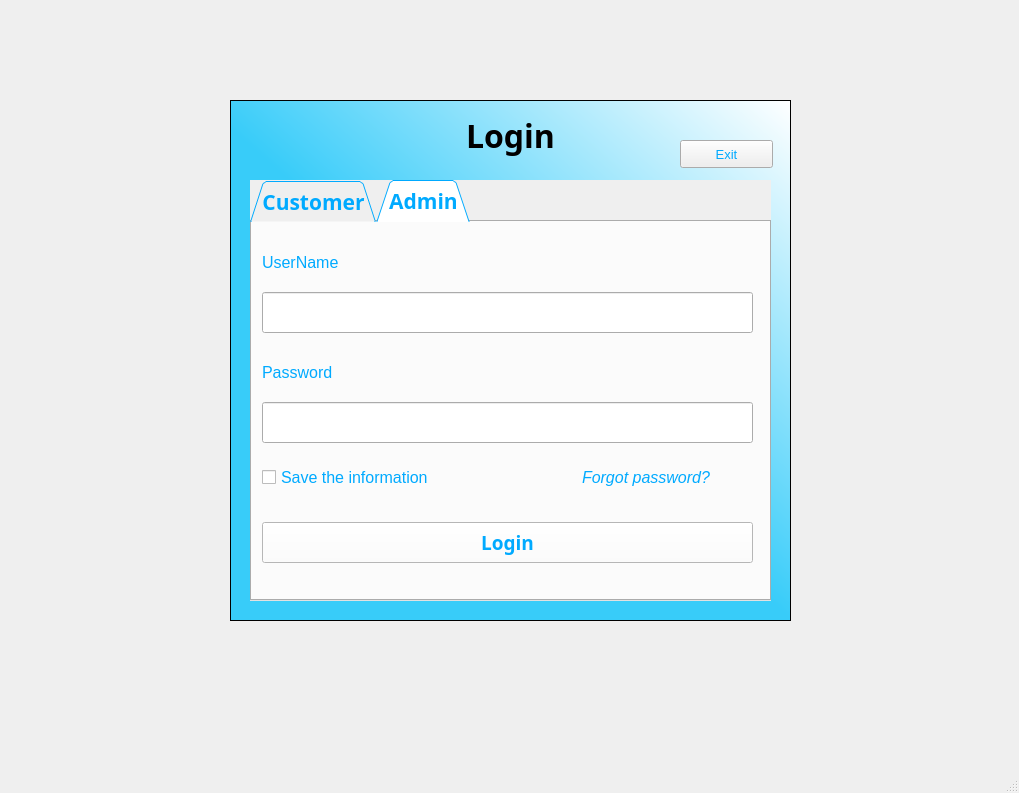
<?xml version="1.0" encoding="UTF-8"?>
<ui version="4.0">
 <class>MainWindow</class>
 <widget class="QMainWindow" name="MainWindow">
  <property name="geometry">
   <rect>
    <x>0</x>
    <y>0</y>
    <width>1019</width>
    <height>793</height>
   </rect>
  </property>
  <property name="windowTitle">
   <string>MainWindow</string>
  </property>
  <widget class="QWidget" name="centralwidget">
   <widget class="QTableWidget" name="tableWidget">
    <property name="geometry">
     <rect>
      <x>230</x>
      <y>100</y>
      <width>561</width>
      <height>521</height>
     </rect>
    </property>
    <property name="styleSheet">
     <string notr="true">background-color: qlineargradient(spread:pad, x1:0.502488, y1:0.528, x2:1, y2:0, stop:0 rgba(56, 204, 249, 255), stop:1 rgba(255, 255, 255, 255));

</string>
    </property>
   </widget>
   <widget class="QTabWidget" name="tabWidget">
    <property name="geometry">
     <rect>
      <x>250</x>
      <y>180</y>
      <width>521</width>
      <height>421</height>
     </rect>
    </property>
    <property name="maximumSize">
     <size>
      <width>16777215</width>
      <height>421</height>
     </size>
    </property>
    <property name="font">
     <font>
      <family>Segoe UI Semilight</family>
      <pointsize>16</pointsize>
      <weight>75</weight>
      <bold>true</bold>
      <stylestrategy>PreferDefault</stylestrategy>
     </font>
    </property>
    <property name="focusPolicy">
     <enum>Qt::StrongFocus</enum>
    </property>
    <property name="contextMenuPolicy">
     <enum>Qt::DefaultContextMenu</enum>
    </property>
    <property name="toolTipDuration">
     <number>-1</number>
    </property>
    <property name="accessibleDescription">
     <string/>
    </property>
    <property name="layoutDirection">
     <enum>Qt::LeftToRight</enum>
    </property>
    <property name="autoFillBackground">
     <bool>true</bool>
    </property>
    <property name="styleSheet">
     <string notr="true">color: rgb(0, 170, 255);
</string>
    </property>
    <property name="inputMethodHints">
     <set>Qt::ImhNone</set>
    </property>
    <property name="tabPosition">
     <enum>QTabWidget::North</enum>
    </property>
    <property name="tabShape">
     <enum>QTabWidget::Triangular</enum>
    </property>
    <property name="currentIndex">
     <number>1</number>
    </property>
    <property name="iconSize">
     <size>
      <width>30</width>
      <height>30</height>
     </size>
    </property>
    <property name="elideMode">
     <enum>Qt::ElideLeft</enum>
    </property>
    <widget class="QWidget" name="tabCustomer">
     <attribute name="icon">
      <iconset>
       <normaloff>images/ic_customer.png</normaloff>images/ic_customer.png</iconset>
     </attribute>
     <attribute name="title">
      <string>Customer</string>
     </attribute>
     <widget class="QLabel" name="label_2">
      <property name="geometry">
       <rect>
        <x>10</x>
        <y>10</y>
        <width>141</width>
        <height>41</height>
       </rect>
      </property>
      <property name="font">
       <font>
        <pointsize>12</pointsize>
       </font>
      </property>
      <property name="text">
       <string>UserName</string>
      </property>
     </widget>
     <widget class="QLineEdit" name="lineEditUserNameCus">
      <property name="geometry">
       <rect>
        <x>10</x>
        <y>50</y>
        <width>491</width>
        <height>41</height>
       </rect>
      </property>
      <property name="styleSheet">
       <string notr="true">color: rgb(0, 0, 0);
background-color: rgb(255, 255, 255);</string>
      </property>
     </widget>
     <widget class="QLabel" name="label_3">
      <property name="geometry">
       <rect>
        <x>10</x>
        <y>90</y>
        <width>121</width>
        <height>41</height>
       </rect>
      </property>
      <property name="font">
       <font>
        <pointsize>12</pointsize>
       </font>
      </property>
      <property name="text">
       <string>Password</string>
      </property>
     </widget>
     <widget class="QLineEdit" name="lineEditPasswordCus">
      <property name="geometry">
       <rect>
        <x>10</x>
        <y>130</y>
        <width>491</width>
        <height>41</height>
       </rect>
      </property>
      <property name="styleSheet">
       <string notr="true">background-color: rgb(255, 255, 255);
</string>
      </property>
      <property name="echoMode">
       <enum>QLineEdit::Password</enum>
      </property>
     </widget>
     <widget class="QCheckBox" name="checkBoxSaveCus">
      <property name="geometry">
       <rect>
        <x>10</x>
        <y>190</y>
        <width>221</width>
        <height>31</height>
       </rect>
      </property>
      <property name="font">
       <font>
        <pointsize>12</pointsize>
       </font>
      </property>
      <property name="styleSheet">
       <string notr="true"/>
      </property>
      <property name="text">
       <string>Save the information</string>
      </property>
     </widget>
     <widget class="QLabel" name="labelForgotCus">
      <property name="geometry">
       <rect>
        <x>330</x>
        <y>190</y>
        <width>161</width>
        <height>31</height>
       </rect>
      </property>
      <property name="font">
       <font>
        <pointsize>12</pointsize>
        <italic>true</italic>
       </font>
      </property>
      <property name="focusPolicy">
       <enum>Qt::StrongFocus</enum>
      </property>
      <property name="layoutDirection">
       <enum>Qt::RightToLeft</enum>
      </property>
      <property name="text">
       <string>Forgot password?</string>
      </property>
      <property name="textFormat">
       <enum>Qt::PlainText</enum>
      </property>
     </widget>
     <widget class="QPushButton" name="pushButtonSigninCus">
      <property name="geometry">
       <rect>
        <x>10</x>
        <y>250</y>
        <width>491</width>
        <height>41</height>
       </rect>
      </property>
      <property name="baseSize">
       <size>
        <width>0</width>
        <height>0</height>
       </size>
      </property>
      <property name="font">
       <font>
        <family>Segoe UI Semilight</family>
        <pointsize>14</pointsize>
        <weight>75</weight>
        <italic>false</italic>
        <bold>true</bold>
       </font>
      </property>
      <property name="styleSheet">
       <string notr="true">background-color: rgb(255, 255, 255);</string>
      </property>
      <property name="text">
       <string>Login</string>
      </property>
      <property name="icon">
       <iconset>
        <normaloff>images/ic_signin.png</normaloff>images/ic_signin.png</iconset>
      </property>
      <property name="iconSize">
       <size>
        <width>40</width>
        <height>40</height>
       </size>
      </property>
     </widget>
     <widget class="QLabel" name="labelLogin">
      <property name="geometry">
       <rect>
        <x>290</x>
        <y>300</y>
        <width>151</width>
        <height>51</height>
       </rect>
      </property>
      <property name="sizeIncrement">
       <size>
        <width>0</width>
        <height>0</height>
       </size>
      </property>
      <property name="font">
       <font>
        <family>Segoe UI Semilight</family>
        <pointsize>12</pointsize>
        <weight>75</weight>
        <bold>true</bold>
       </font>
      </property>
      <property name="focusPolicy">
       <enum>Qt::StrongFocus</enum>
      </property>
      <property name="text">
       <string>Register Now</string>
      </property>
     </widget>
     <widget class="QLabel" name="label_6">
      <property name="geometry">
       <rect>
        <x>120</x>
        <y>300</y>
        <width>191</width>
        <height>51</height>
       </rect>
      </property>
      <property name="font">
       <font>
        <family>Segoe UI Semilight</family>
        <pointsize>12</pointsize>
        <weight>50</weight>
        <bold>false</bold>
       </font>
      </property>
      <property name="text">
       <string>Not registered yet?</string>
      </property>
     </widget>
    </widget>
    <widget class="QWidget" name="tabAdmin">
     <attribute name="icon">
      <iconset>
       <normaloff>images/ic_admin.png</normaloff>images/ic_admin.png</iconset>
     </attribute>
     <attribute name="title">
      <string>Admin</string>
     </attribute>
     <widget class="QLabel" name="label_12">
      <property name="geometry">
       <rect>
        <x>10</x>
        <y>20</y>
        <width>141</width>
        <height>41</height>
       </rect>
      </property>
      <property name="font">
       <font>
        <pointsize>12</pointsize>
       </font>
      </property>
      <property name="text">
       <string>UserName</string>
      </property>
     </widget>
     <widget class="QLineEdit" name="lineEditUserNameAd">
      <property name="geometry">
       <rect>
        <x>10</x>
        <y>70</y>
        <width>491</width>
        <height>41</height>
       </rect>
      </property>
      <property name="styleSheet">
       <string notr="true">color: rgb(0, 0, 0);</string>
      </property>
     </widget>
     <widget class="QLabel" name="label_19">
      <property name="geometry">
       <rect>
        <x>10</x>
        <y>130</y>
        <width>121</width>
        <height>41</height>
       </rect>
      </property>
      <property name="font">
       <font>
        <pointsize>12</pointsize>
       </font>
      </property>
      <property name="text">
       <string>Password</string>
      </property>
     </widget>
     <widget class="QLineEdit" name="lineEditPasswordAd">
      <property name="geometry">
       <rect>
        <x>10</x>
        <y>180</y>
        <width>491</width>
        <height>41</height>
       </rect>
      </property>
      <property name="focusPolicy">
       <enum>Qt::StrongFocus</enum>
      </property>
      <property name="echoMode">
       <enum>QLineEdit::Password</enum>
      </property>
     </widget>
     <widget class="QCheckBox" name="checkBoxSaveAd">
      <property name="geometry">
       <rect>
        <x>10</x>
        <y>240</y>
        <width>221</width>
        <height>31</height>
       </rect>
      </property>
      <property name="font">
       <font>
        <pointsize>12</pointsize>
       </font>
      </property>
      <property name="focusPolicy">
       <enum>Qt::ClickFocus</enum>
      </property>
      <property name="text">
       <string>Save the information</string>
      </property>
     </widget>
     <widget class="QPushButton" name="pushButtonSigninAd">
      <property name="geometry">
       <rect>
        <x>10</x>
        <y>300</y>
        <width>491</width>
        <height>41</height>
       </rect>
      </property>
      <property name="baseSize">
       <size>
        <width>0</width>
        <height>0</height>
       </size>
      </property>
      <property name="font">
       <font>
        <family>Segoe UI Semilight</family>
        <pointsize>14</pointsize>
        <weight>75</weight>
        <italic>false</italic>
        <bold>true</bold>
       </font>
      </property>
      <property name="styleSheet">
       <string notr="true">background-color: rgb(255, 255, 255);</string>
      </property>
      <property name="text">
       <string>Login</string>
      </property>
      <property name="icon">
       <iconset>
        <normaloff>images/ic_signin.png</normaloff>images/ic_signin.png</iconset>
      </property>
      <property name="iconSize">
       <size>
        <width>40</width>
        <height>40</height>
       </size>
      </property>
     </widget>
     <widget class="QLabel" name="labelForgotAd">
      <property name="geometry">
       <rect>
        <x>330</x>
        <y>240</y>
        <width>161</width>
        <height>31</height>
       </rect>
      </property>
      <property name="font">
       <font>
        <pointsize>12</pointsize>
        <italic>true</italic>
       </font>
      </property>
      <property name="focusPolicy">
       <enum>Qt::StrongFocus</enum>
      </property>
      <property name="layoutDirection">
       <enum>Qt::RightToLeft</enum>
      </property>
      <property name="text">
       <string>Forgot password?</string>
      </property>
     </widget>
    </widget>
   </widget>
   <widget class="QLabel" name="label">
    <property name="geometry">
     <rect>
      <x>390</x>
      <y>110</y>
      <width>241</width>
      <height>51</height>
     </rect>
    </property>
    <property name="font">
     <font>
      <family>Script MT Bold</family>
      <pointsize>24</pointsize>
      <weight>75</weight>
      <bold>true</bold>
     </font>
    </property>
    <property name="text">
     <string>&lt;html&gt;&lt;head/&gt;&lt;body&gt;&lt;p align=&quot;center&quot;&gt;Login&lt;/p&gt;&lt;/body&gt;&lt;/html&gt;</string>
    </property>
   </widget>
   <widget class="QPushButton" name="pushButtonExit">
    <property name="geometry">
     <rect>
      <x>680</x>
      <y>140</y>
      <width>93</width>
      <height>28</height>
     </rect>
    </property>
    <property name="font">
     <font>
      <pointsize>10</pointsize>
     </font>
    </property>
    <property name="styleSheet">
     <string notr="true">color: rgb(0, 170, 255);</string>
    </property>
    <property name="text">
     <string>Exit</string>
    </property>
    <property name="icon">
     <iconset>
      <normaloff>images/ic_exit.png</normaloff>images/ic_exit.png</iconset>
    </property>
   </widget>
  </widget>
  <widget class="QMenuBar" name="menubar">
   <property name="geometry">
    <rect>
     <x>0</x>
     <y>0</y>
     <width>1019</width>
     <height>26</height>
    </rect>
   </property>
  </widget>
  <widget class="QStatusBar" name="statusbar"/>
 </widget>
 <resources/>
 <connections/>
</ui>
